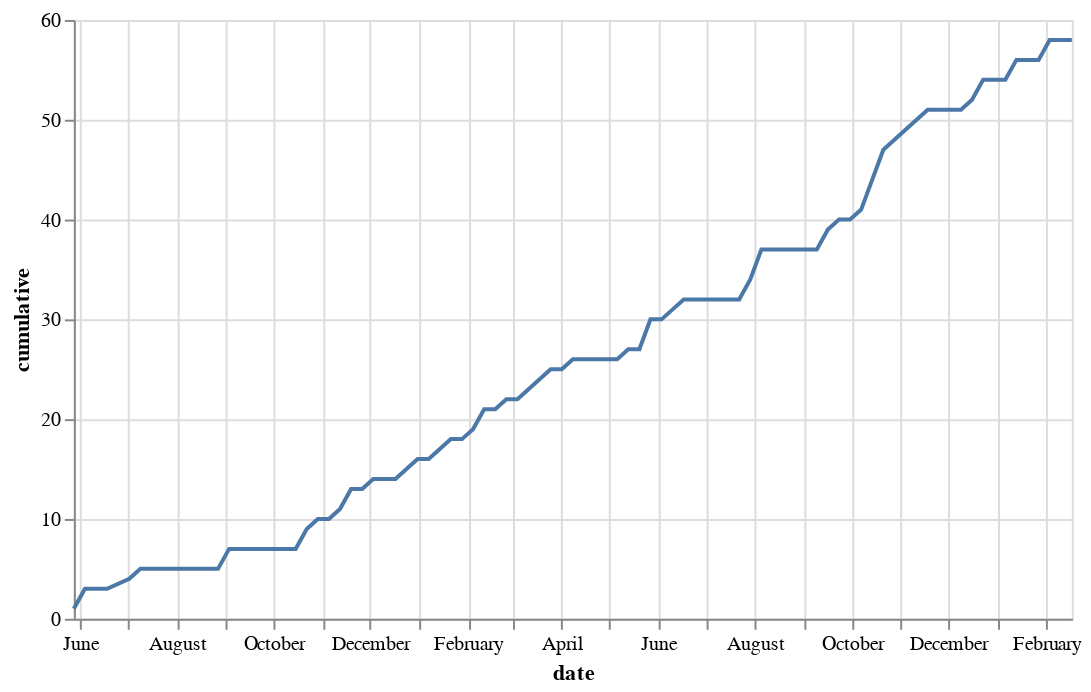

The code cell stored with this chart in its notebook:
### Code cell
line = alt.Chart(data=unique.reset_index(), width=500).mark_line().encode(x='date', y='cumulative')
line

### Figure 1 — Vega-Lite specification as saved in the notebook (floating-point values rounded to 4 significant figures)
{"$schema": "https://vega.github.io/schema/vega-lite/v2.6.0.json", "config": {"view": {"height": 300, "width": 400}}, "data": {"name": "data-8624440939035f89d41070168ecd5fee"}, "datasets": {"data-8624440939035f89d41070168ecd5fee": [{"cumulative": 1, "date": "2017-05-28T00:00:00", "new_contributors": 1, "user": ["yuvipanda"]}, {"cumulative": 3, "date": "2017-06-04T00:00:00", "new_contributors": 2, "user": ["choldgraf", "minrk", "yuvipanda"]}, {"cumulative": 3, "date": "2017-06-18T00:00:00", "new_contributors": 0, "user": ["choldgraf"]}, {"cumulative": 4, "date": "2017-07-02T00:00:00", "new_contributors": 1, "user": ["choldgraf", "tkelman", "yuvipanda"]}, {"cumulative": 5, "date": "2017-07-09T00:00:00", "new_contributors": 1, "user": ["choldgraf", "sje30", "tkelman", "yuvipanda"]}, {"cumulative": 5, "date": "2017-07-16T00:00:00", "new_contributors": 0, "user": ["choldgraf", "sje30", "tkelman", "yuvipanda"]}, {"cumulative": 5, "date": "2017-07-30T00:00:00", "new_contributors": 0, "user": ["choldgraf", "sje30", "tkelman", "yuvipanda"]}, {"cumulative": 5, "date": "2017-08-06T00:00:00", "new_contributors": 0, "user": ["choldgraf", "sje30", "yuvipanda"]}, {"cumulative": 5, "date": "2017-08-13T00:00:00", "new_contributors": 0, "user": ["choldgraf", "yuvipanda"]}, {"cumulative": 5, "date": "2017-08-20T00:00:00", "new_contributors": 0, "user": ["choldgraf"]}, {"cumulative": 5, "date": "2017-08-27T00:00:00", "new_contributors": 0, "user": ["choldgraf", "yuvipanda"]}, {"cumulative": 7, "date": "2017-09-03T00:00:00", "new_contributors": 2, "user": ["arokem", "cboettig", "choldgraf", "yuvipanda"]}, {"cumulative": 7, "date": "2017-09-10T00:00:00", "new_contributors": 0, "user": ["choldgraf", "minrk", "yuvipanda"]}, {"cumulative": 7, "date": "2017-09-17T00:00:00", "new_contributors": 0, "user": ["choldgraf", "yuvipanda"]}, {"cumulative": 7, "date": "2017-09-24T00:00:00", "new_contributors": 0, "user": ["choldgraf"]}, {"cumulative": 7, "date": "2017-10-01T00:00:00", "new_contributors": 0, "user": ["minrk", "yuvipanda"]}, {"cumulative": 7, "date": "2017-10-08T00:00:00", "new_contributors": 0, "user": ["choldgraf", "minrk", "yuvipanda"]}, {"cumulative": 7, "date": "2017-10-15T00:00:00", "new_contributors": 0, "user": ["choldgraf", "yuvipanda"]}, {"cumulative": 9, "date": "2017-10-22T00:00:00", "new_contributors": 2, "user": ["betatim", "cboettig", "choldgraf", "gnestor", "sje30", "tkelman", "yuvipanda"]}, {"cumulative": 10, "date": "2017-10-29T00:00:00", "new_contributors": 1, "user": ["betatim", "choldgraf", "sje30", "willingc", "yuvipanda"]}, {"cumulative": 10, "date": "2017-11-05T00:00:00", "new_contributors": 0, "user": ["betatim", "choldgraf", "willingc", "yuvipanda"]}, {"cumulative": 11, "date": "2017-11-12T00:00:00", "new_contributors": 1, "user": ["Carreau", "betatim", "choldgraf", "yuvipanda"]}, {"cumulative": 13, "date": "2017-11-19T00:00:00", "new_contributors": 2, "user": ["Carreau", "betatim", "choldgraf", "dpsanders", "oschuett", "sje30", "yuvipanda"]}, {"cumulative": 13, "date": "2017-11-26T00:00:00", "new_contributors": 0, "user": ["betatim", "choldgraf", "minrk", "yuvipanda"]}, {"cumulative": 14, "date": "2017-12-03T00:00:00", "new_contributors": 1, "user": ["Carreau", "arokem", "betatim", "blink1073", "choldgraf", "gnestor", "minrk", "willingc", "yuvipanda"]}, {"cumulative": 14, "date": "2017-12-10T00:00:00", "new_contributors": 0, "user": ["betatim", "choldgraf", "minrk", "willingc", "yuvipanda"]}, {"cumulative": 14, "date": "2017-12-17T00:00:00", "new_contributors": 0, "user": ["arokem", "betatim", "blink1073", "choldgraf", "willingc", "yuvipanda"]}, {"cumulative": 15, "date": "2017-12-24T00:00:00", "new_contributors": 1, "user": ["AaronWatters", "betatim", "choldgraf", "minrk", "willingc", "yuvipanda"]}, {"cumulative": 16, "date": "2017-12-31T00:00:00", "new_contributors": 1, "user": ["betatim", "choldgraf", "mukundans91", "willingc", "yuvipanda"]}, {"cumulative": 16, "date": "2018-01-07T00:00:00", "new_contributors": 0, "user": ["AaronWatters", "betatim", "choldgraf", "minrk", "mukundans91", "willingc", "yuvipanda"]}, {"cumulative": 17, "date": "2018-01-14T00:00:00", "new_contributors": 1, "user": ["betatim", "blink1073", "minrk", "mukundans91", "rprimet", "yuvipanda"]}, {"cumulative": 18, "date": "2018-01-21T00:00:00", "new_contributors": 1, "user": ["betatim", "choldgraf", "ellisonbg", "minrk", "yuvipanda"]}, {"cumulative": 18, "date": "2018-01-28T00:00:00", "new_contributors": 0, "user": ["betatim", "choldgraf", "ellisonbg", "mukundans91", "yuvipanda"]}, {"cumulative": 19, "date": "2018-02-04T00:00:00", "new_contributors": 1, "user": ["betatim", "brooksambrose", "choldgraf", "minrk", "willingc", "yuvipanda"]}, {"cumulative": 21, "date": "2018-02-11T00:00:00", "new_contributors": 2, "user": ["betatim", "choldgraf", "meffij", "minrk", "psychemedia", "willingc", "yuvipanda"]}, {"cumulative": 21, "date": "2018-02-18T00:00:00", "new_contributors": 0, "user": ["betatim", "blink1073", "choldgraf", "minrk", "psychemedia", "willingc", "yuvipanda"]}, {"cumulative": 22, "date": "2018-02-25T00:00:00", "new_contributors": 1, "user": ["betatim", "cboettig", "choldgraf", "minrk", "ryanlovett", "yuvipanda"]}, {"cumulative": 22, "date": "2018-03-04T00:00:00", "new_contributors": 0, "user": ["betatim", "psychemedia", "yuvipanda"]}, {"cumulative": 23, "date": "2018-03-11T00:00:00", "new_contributors": 1, "user": ["betatim", "choldgraf", "kmader"]}, {"cumulative": 24, "date": "2018-03-18T00:00:00", "new_contributors": 1, "user": ["AaronWatters", "betatim", "choldgraf", "ctb", "kmader", "minrk", "psychemedia", "ryanlovett", "willingc", "yuvipanda"]}, {"cumulative": 25, "date": "2018-03-25T00:00:00", "new_contributors": 1, "user": ["AaronWatters", "betatim", "brooksambrose", "choldgraf", "minrk", "spMohanty", "willingc"]}, {"cumulative": 25, "date": "2018-04-01T00:00:00", "new_contributors": 0, "user": ["betatim", "choldgraf", "willingc"]}, {"cumulative": 26, "date": "2018-04-08T00:00:00", "new_contributors": 1, "user": ["betatim", "choldgraf", "grovduck", "minrk"]}, {"cumulative": 26, "date": "2018-04-15T00:00:00", "new_contributors": 0, "user": ["betatim", "choldgraf", "rprimet"]}, {"cumulative": 26, "date": "2018-04-22T00:00:00", "new_contributors": 0, "user": ["betatim"]}, {"cumulative": 26, "date": "2018-04-29T00:00:00", "new_contributors": 0, "user": ["betatim", "choldgraf", "minrk", "psychemedia", "spMohanty", "willingc", "yuvipanda"]}, {"cumulative": 26, "date": "2018-05-06T00:00:00", "new_contributors": 0, "user": ["betatim", "choldgraf", "minrk"]}, {"cumulative": 27, "date": "2018-05-13T00:00:00", "new_contributors": 1, "user": ["betatim", "choldgraf", "minrk", "rgbkrk", "yuvipanda"]}, {"cumulative": 27, "date": "2018-05-20T00:00:00", "new_contributors": 0, "user": ["betatim", "brooksambrose", "choldgraf", "willingc", "yuvipanda"]}, {"cumulative": 30, "date": "2018-05-27T00:00:00", "new_contributors": 3, "user": ["DominikGlodzik", "aborruso", "betatim", "brooksambrose", "choldgraf", "mgerring", "minrk", "psychemedia", "ryanlovett", "willingc", "yuvipanda"]}, {"cumulative": 30, "date": "2018-06-03T00:00:00", "new_contributors": 0, "user": ["DominikGlodzik", "betatim", "mgerring", "psychemedia", "willingc"]}, {"cumulative": 31, "date": "2018-06-10T00:00:00", "new_contributors": 1, "user": ["AaronWatters", "aborruso", "betatim", "choldgraf", "juanesarango", "minrk"]}, {"cumulative": 32, "date": "2018-06-17T00:00:00", "new_contributors": 1, "user": ["AaronWatters", "betatim", "choldgraf", "jzf2101", "minrk", "willingc"]}, {"cumulative": 32, "date": "2018-06-24T00:00:00", "new_contributors": 0, "user": ["betatim"]}, {"cumulative": 32, "date": "2018-07-01T00:00:00", "new_contributors": 0, "user": ["betatim", "choldgraf", "jzf2101", "yuvipanda"]}, {"cumulative": 32, "date": "2018-07-08T00:00:00", "new_contributors": 0, "user": ["betatim", "jzf2101", "minrk", "rprimet", "willingc"]}, {"cumulative": 32, "date": "2018-07-15T00:00:00", "new_contributors": 0, "user": ["choldgraf"]}, {"cumulative": 32, "date": "2018-07-22T00:00:00", "new_contributors": 0, "user": ["betatim", "brooksambrose", "choldgraf", "jzf2101", "minrk"]}, {"cumulative": 34, "date": "2018-07-29T00:00:00", "new_contributors": 2, "user": ["betatim", "choldgraf", "rnestler", "vsoch"]}, {"cumulative": 37, "date": "2018-08-05T00:00:00", "new_contributors": 3, "user": ["betatim", "choldgraf", "consideRatio", "jhamman", "justinmoon", "minrk", "ryanlovett", "vsoch"]}, {"cumulative": 37, "date": "2018-08-12T00:00:00", "new_contributors": 0, "user": ["betatim", "choldgraf", "jzf2101", "vsoch", "willingc"]}, {"cumulative": 37, "date": "2018-08-19T00:00:00", "new_contributors": 0, "user": ["betatim", "blink1073", "choldgraf", "jhamman", "vsoch"]}, {"cumulative": 37, "date": "2018-08-26T00:00:00", "new_contributors": 0, "user": ["betatim", "blink1073", "choldgraf", "jhamman", "minrk", "vsoch"]}, {"cumulative": 37, "date": "2018-09-02T00:00:00", "new_contributors": 0, "user": ["betatim", "blink1073", "choldgraf", "vsoch"]}, {"cumulative": 37, "date": "2018-09-09T00:00:00", "new_contributors": 0, "user": ["betatim", "blink1073", "jzf2101", "minrk", "rgbkrk", "willingc", "yuvipanda"]}, {"cumulative": 39, "date": "2018-09-16T00:00:00", "new_contributors": 2, "user": ["KristofferC", "NHDaly", "betatim", "yuvipanda"]}, {"cumulative": 40, "date": "2018-09-23T00:00:00", "new_contributors": 1, "user": ["betatim", "choldgraf", "gedankenstuecke", "minrk", "ryanlovett", "yuvipanda"]}, {"cumulative": 40, "date": "2018-09-30T00:00:00", "new_contributors": 0, "user": ["NHDaly", "betatim", "choldgraf", "gedankenstuecke", "jzf2101", "minrk", "ryanlovett", "vsoch", "yuvipanda"]}, {"cumulative": 41, "date": "2018-10-07T00:00:00", "new_contributors": 1, "user": ["NHDaly", "betatim", "cboettig", "choldgraf", "evertrol", "ryanlovett"]}, {"cumulative": 44, "date": "2018-10-14T00:00:00", "new_contributors": 3, "user": ["betatim", "bitnik", "cboettig", "choldgraf", "costrouc", "evertrol", "jzf2101", "karthik", "minrk"]}, {"cumulative": 47, "date": "2018-10-21T00:00:00", "new_contributors": 3, "user": ["agahkarakuzu", "betatim", "blairhudson", "choldgraf", "costrouc", "dsludwig", "jzf2101", "minrk", "willingc"]}, {"cumulative": 48, "date": "2018-10-28T00:00:00", "new_contributors": 1, "user": ["betatim", "choldgraf", "jzf2101", "trallard"]}, {"cumulative": 49, "date": "2018-11-04T00:00:00", "new_contributors": 1, "user": ["betatim", "bitnik", "choldgraf", "minrk", "nuest", "trallard"]}, {"cumulative": 50, "date": "2018-11-11T00:00:00", "new_contributors": 1, "user": ["agahkarakuzu", "betatim", "blairhudson", "choldgraf", "costrouc", "minrk", "nuest", "psychemedia", "remram44", "trallard", "willingc", "yuvipanda"]}, {"cumulative": 51, "date": "2018-11-18T00:00:00", "new_contributors": 1, "user": ["betatim", "choldgraf", "consideRatio", "jzf2101", "nokome", "spMohanty", "willingc", "yuvipanda"]}, {"cumulative": 51, "date": "2018-11-25T00:00:00", "new_contributors": 0, "user": ["betatim", "jzf2101"]}, {"cumulative": 51, "date": "2018-12-02T00:00:00", "new_contributors": 0, "user": ["betatim", "cboettig", "choldgraf", "gnestor", "jzf2101", "karthik", "nuest", "yuvipanda"]}, {"cumulative": 51, "date": "2018-12-09T00:00:00", "new_contributors": 0, "user": ["betatim", "choldgraf", "jzf2101", "yuvipanda"]}, {"cumulative": 52, "date": "2018-12-16T00:00:00", "new_contributors": 1, "user": ["betatim", "choldgraf", "defeo", "jzf2101", "minrk", "trallard", "yuvipanda"]}, {"cumulative": 54, "date": "2018-12-23T00:00:00", "new_contributors": 2, "user": ["betatim", "choldgraf", "craig-willis", "jrbourbeau", "karthik", "minrk", "yuvipanda"]}, {"cumulative": 54, "date": "2018-12-30T00:00:00", "new_contributors": 0, "user": ["betatim", "choldgraf", "jzf2101", "psychemedia", "yuvipanda"]}, {"cumulative": 54, "date": "2019-01-06T00:00:00", "new_contributors": 0, "user": ["betatim", "craig-willis", "psychemedia", "remram44", "yuvipanda"]}, {"cumulative": 56, "date": "2019-01-13T00:00:00", "new_contributors": 2, "user": ["GladysNalvarte", "alimanfoo", "betatim", "choldgraf", "craig-willis", "minrk", "yuvipanda"]}, {"cumulative": 56, "date": "2019-01-20T00:00:00", "new_contributors": 0, "user": ["alimanfoo", "betatim", "craig-willis", "minrk", "yuvipanda"]}, {"cumulative": 56, "date": "2019-01-27T00:00:00", "new_contributors": 0, "user": ["betatim", "cboettig", "jhamman", "minrk", "yuvipanda"]}, {"cumulative": 58, "date": "2019-02-03T00:00:00", "new_contributors": 2, "user": ["betatim", "choldgraf", "jhamman", "ltetrel", "rgbkrk", "slejdops", "yuvipanda"]}, {"cumulative": 58, "date": "2019-02-10T00:00:00", "new_contributors": 0, "user": ["betatim", "choldgraf", "jhamman", "minrk", "rgbkrk", "yuvipanda"]}, {"cumulative": 58, "date": "2019-02-17T00:00:00", "new_contributors": 0, "user": ["betatim", "jhamman", "minrk", "yuvipanda"]}]}, "encoding": {"x": {"field": "date", "type": "temporal"}, "y": {"field": "cumulative", "type": "quantitative"}}, "mark": "line", "width": 500}
